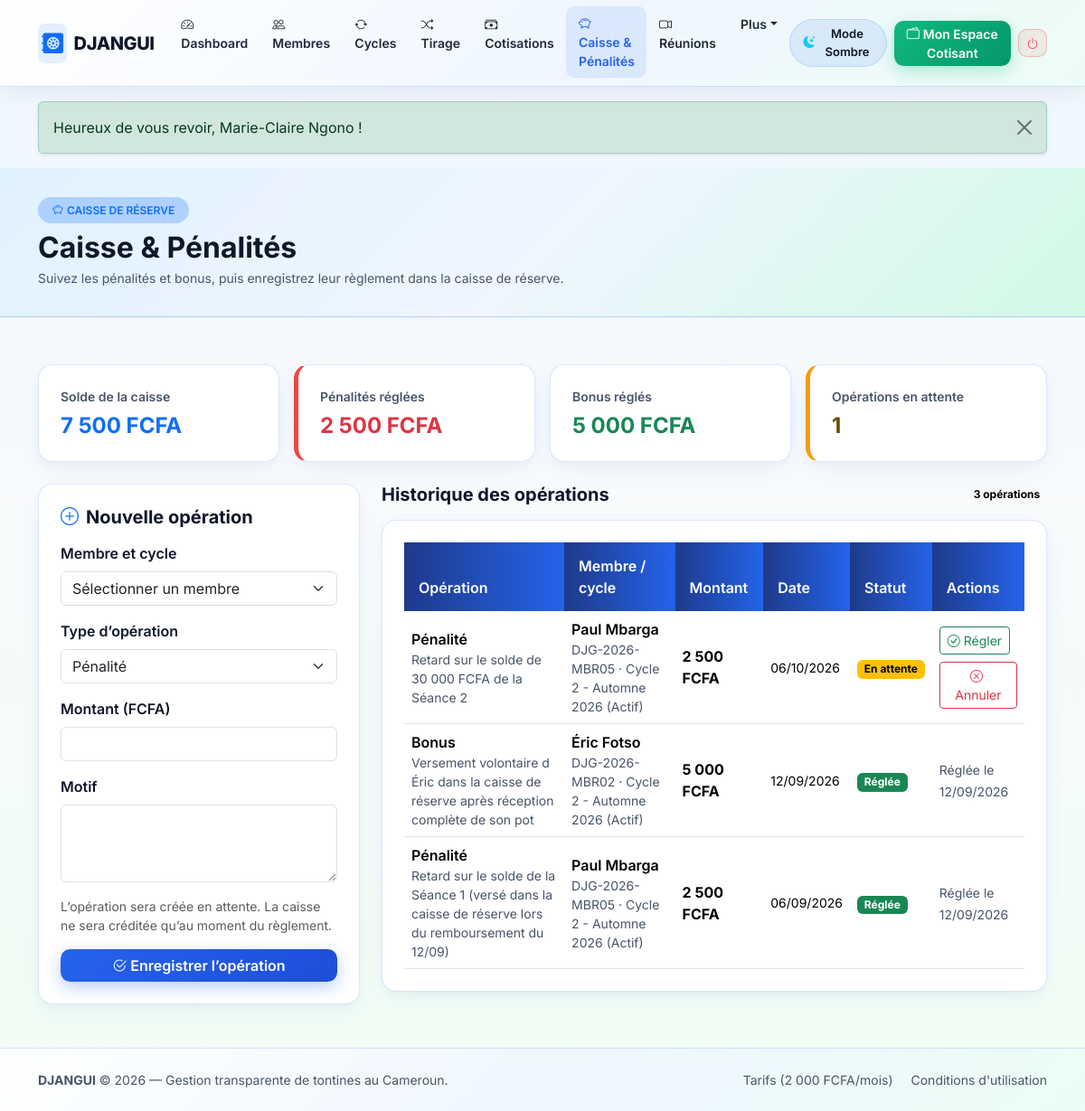
Screenshot of /admin/penalties.php (signed in) with the database file from the repository.
### tables this page shows
CREATE TABLE tontines (
    id INT UNSIGNED AUTO_INCREMENT PRIMARY KEY,
    code_tontine VARCHAR(20) NOT NULL,
    code_invitation VARCHAR(24) NOT NULL,
    nom VARCHAR(120) NOT NULL,
    description TEXT DEFAULT NULL,
    ville VARCHAR(80) NOT NULL DEFAULT 'Douala',
    devise CHAR(4) NOT NULL DEFAULT 'FCFA',
    solde_caisse_reserve DECIMAL(12,2) NOT NULL DEFAULT 0.00 COMMENT 'Caisse geree par l admin (penalites, bonus, reliquats)',
    statut ENUM('active', 'suspendue', 'fermee') NOT NULL DEFAULT 'active',
    date_debut_essai DATETIME NOT NULL,
    date_fin_essai DATETIME NOT NULL,
    statut_abonnement ENUM('essai', 'actif', 'expire') NOT NULL DEFAULT 'essai',
    abonnement_valide_jusqua DATETIME DEFAULT NULL,
    admin_id INT UNSIGNED NOT NULL COMMENT 'UNIQUE : 1 admin/secretaire ne gere qu une seule tontine',
    created_at DATETIME NOT NULL DEFAULT CURRENT_TIMESTAMP,
    updated_at DATETIME NOT NULL DEFAULT CURRENT_TIMESTAMP ON UPDATE CURRENT_TIMESTAMP,

    CONSTRAINT uq_tontines_code UNIQUE (code_tontine),
    CONSTRAINT uq_tontines_invitation UNIQUE (code_invitation),
    CONSTRAINT uq_tontines_admin UNIQUE (admin_id),
    CONSTRAINT chk_tontines_caisse CHECK (solde_caisse_reserve >= 0),
    CONSTRAINT fk_tontines_admin FOREIGN KEY (admin_id) REFERENCES users(id) ON DELETE RESTRICT ON UPDATE CASCADE,
    INDEX idx_tontines_statut (statut, statut_abonnement)
);

CREATE TABLE penalties (
    id INT UNSIGNED AUTO_INCREMENT PRIMARY KEY,
    cycle_member_id INT UNSIGNED NOT NULL,
    contribution_id INT UNSIGNED DEFAULT NULL COMMENT 'Cotisation en retard liee a cette penalite (si applicable)',
    type_operation ENUM('penalite', 'bonus') NOT NULL,
    montant DECIMAL(12,2) NOT NULL,
    motif VARCHAR(255) NOT NULL,
    statut ENUM('en_attente', 'regle', 'annule') NOT NULL DEFAULT 'en_attente',
    date_operation DATETIME NOT NULL DEFAULT CURRENT_TIMESTAMP,
    date_reglement DATETIME DEFAULT NULL,
    auteur_id INT UNSIGNED NOT NULL,

    CONSTRAINT chk_penalties_montant CHECK (montant > 0),
    CONSTRAINT fk_penalties_cycle_member FOREIGN KEY (cycle_member_id) REFERENCES cycle_members(id) ON DELETE CASCADE ON UPDATE CASCADE,
    CONSTRAINT fk_penalties_contrib FOREIGN KEY (contribution_id) REFERENCES contributions(id) ON DELETE SET NULL ON UPDATE CASCADE,
    CONSTRAINT fk_penalties_auteur FOREIGN KEY (auteur_id) REFERENCES users(id) ON DELETE RESTRICT ON UPDATE CASCADE,
    INDEX idx_penalties_membre_statut (cycle_member_id, statut)
);

CREATE TABLE users (
    id INT UNSIGNED AUTO_INCREMENT PRIMARY KEY,
    code_public VARCHAR(24) NOT NULL COMMENT 'Identifiant public pour le QR Code (sans donnees sensibles)',
    username VARCHAR(50) NOT NULL,
    password_hash VARCHAR(255) NOT NULL,
    nom_complet VARCHAR(120) NOT NULL,
    telephone VARCHAR(20) NOT NULL,
    email VARCHAR(150) DEFAULT NULL,
    numero_cni VARCHAR(60) DEFAULT NULL COMMENT 'Donnee sensible visible uniquement par l admin',
    role ENUM('admin', 'member') NOT NULL DEFAULT 'member',
    statut_membre ENUM('actif', 'inactif', 'sorti') NOT NULL DEFAULT 'actif',
    statut_validation ENUM('en_attente', 'accepte') NOT NULL DEFAULT 'accepte',
    canal_paiement ENUM('momo', 'om', 'especes') NOT NULL DEFAULT 'momo',
    telephone_paiement VARCHAR(20) NOT NULL COMMENT 'Numero MoMo/OM qui envoie les cotisations et recoit le pot',
    tentatives_echouees TINYINT UNSIGNED NOT NULL DEFAULT 0,
    blocage_jusqua DATETIME DEFAULT NULL,
    reset_token VARCHAR(100) DEFAULT NULL,
    reset_expire_at DATETIME DEFAULT NULL,
    tontine_id INT UNSIGNED DEFAULT NULL COMMENT '1 seule tontine autorisee par compte',
    created_at DATETIME NOT NULL DEFAULT CURRENT_TIMESTAMP,
    updated_at DATETIME NOT NULL DEFAULT CURRENT_TIMESTAMP ON UPDATE CURRENT_TIMESTAMP,

    CONSTRAINT uq_users_code_public UNIQUE (code_public),
    CONSTRAINT uq_users_username UNIQUE (username),
    CONSTRAINT uq_users_telephone UNIQUE (telephone),
    CONSTRAINT uq_users_email UNIQUE (email),
    INDEX idx_users_tontine_statut (tontine_id, statut_membre)
);

CREATE TABLE cycles (
    id INT UNSIGNED AUTO_INCREMENT PRIMARY KEY,
    tontine_id INT UNSIGNED NOT NULL,
    numero_cycle INT UNSIGNED NOT NULL,
    titre VARCHAR(100) NOT NULL,
    montant_cotisation DECIMAL(12,2) NOT NULL,
    frequence ENUM('hebdo', 'bimensuel', 'mensuel') NOT NULL DEFAULT 'mensuel',
    jour_limite_paiement TINYINT UNSIGNED NOT NULL DEFAULT 5,
    montant_penalite_retard DECIMAL(12,2) NOT NULL DEFAULT 0.00,
    date_debut DATE NOT NULL,
    date_fin DATE DEFAULT NULL,
    statut ENUM('brouillon', 'actif', 'termine', 'annule') NOT NULL DEFAULT 'brouillon',
    date_tirage DATETIME DEFAULT NULL,
    tirage_verrouille TINYINT(1) NOT NULL DEFAULT 0,
    auteur_tirage_id INT UNSIGNED DEFAULT NULL,
    created_at DATETIME NOT NULL DEFAULT CURRENT_TIMESTAMP,

    CONSTRAINT uq_cycles_tontine_numero UNIQUE (tontine_id, numero_cycle),
    CONSTRAINT chk_cycles_montant CHECK (montant_cotisation > 0),
    CONSTRAINT chk_cycles_penalite CHECK (montant_penalite_retard >= 0),
    CONSTRAINT fk_cycles_tontine FOREIGN KEY (tontine_id) REFERENCES tontines(id) ON DELETE CASCADE ON UPDATE CASCADE,
    CONSTRAINT fk_cycles_auteur_tirage FOREIGN KEY (auteur_tirage_id) REFERENCES users(id) ON DELETE SET NULL ON UPDATE CASCADE,
    INDEX idx_cycles_tontine_statut (tontine_id, statut)
);

### admin/penalties.php (the view, shortened to what the rows shown need)
<?php
require_once __DIR__ . '/../includes/db.php';
require_once __DIR__ . '/../includes/functions.php';
$tontine_id = (int)($_SESSION['tontine_id'] ?? 0);
$stmtTontine = $pdo->prepare("
    SELECT solde_caisse_reserve
    FROM tontines
    WHERE id = ?
    LIMIT 1
");
$stmtTontine->execute([$tontine_id]);
$tontine = $stmtTontine->fetch();
$stmtStats = $pdo->prepare("
    SELECT
        COALESCE(SUM(CASE WHEN p.type_operation = 'penalite' AND p.statut = 'regle' THEN p.montant ELSE 0 END), 0) AS penalites_reglees,
        COALESCE(SUM(CASE WHEN p.type_operation = 'bonus' AND p.statut = 'regle' THEN p.montant ELSE 0 END), 0) AS bonus_regles,
        COALESCE(SUM(CASE WHEN p.statut = 'en_attente' THEN 1 ELSE 0 END), 0) AS operations_en_attente
    FROM penalties p
    JOIN cycle_members cm ON cm.id = p.cycle_member_id
    JOIN cycles c ON c.id = cm.cycle_id
    WHERE c.tontine_id = ?
");
$stmtStats->execute([$tontine_id]);
$stats = $stmtStats->fetch();
$stmtOperations = $pdo->prepare("
    SELECT p.id, p.type_operation, p.montant, p.motif, p.statut,
           p.date_operation, p.date_reglement,
           u.nom_complet, u.code_public, c.titre AS titre_cycle,
           c.numero_cycle, cm.rang_beneficiaire
    FROM penalties p
    JOIN cycle_members cm ON cm.id = p.cycle_member_id
    JOIN users u ON u.id = cm.user_id
    JOIN cycles c ON c.id = cm.cycle_id
    WHERE c.tontine_id = ?
    ORDER BY (p.statut = 'en_attente') DESC, p.date_operation DESC, p.id DESC
");
$stmtOperations->execute([$tontine_id]);
$operations = $stmtOperations->fetchAll();
$libelles_type = [
    'penalite' => 'Pénalité',
    'bonus' => 'Bonus',
];
$classes_statut = [
    'en_attente' => 'text-bg-warning',
    'regle' => 'text-bg-success',
    'annule' => 'text-bg-secondary',
];
$libelles_statut = [
    'en_attente' => 'En attente',
    'regle' => 'Réglée',
    'annule' => 'Annulée',
];
require_once __DIR__ . '/../includes/header.php';
?>
<div class="page-header-dark">
    <div class="container">
        <h1 class="fw-bold h2 mb-1">Caisse & Pénalités</h1>
    </div>
</div>
<main class="container pb-5">
    <div class="row g-3 mt-1 mb-4">
        <div class="col-sm-6 col-lg-3">
            <div class="card card-djangui h-100 p-4 border-left-primary">
                <span class="text-muted small fw-semibold">Solde de la caisse</span>
                <h2 class="h4 fw-bold text-primary mt-2 mb-0"><?= format_fcfa($tontine['solde_caisse_reserve'] ?? 0) ?></h2>
            </div>
        </div>
        <div class="col-sm-6 col-lg-3">
            <div class="card card-djangui h-100 p-4 border-left-danger">
                <h2 class="h4 fw-bold text-danger mt-2 mb-0"><?= format_fcfa($stats['penalites_reglees'] ?? 0) ?></h2>
            </div>
        </div>
        <div class="col-sm-6 col-lg-3">
            <div class="card card-djangui h-100 p-4 border-left-success">
                <h2 class="h4 fw-bold text-success mt-2 mb-0"><?= format_fcfa($stats['bonus_regles'] ?? 0) ?></h2>
            </div>
        </div>
        <div class="col-sm-6 col-lg-3">
            <div class="card card-djangui h-100 p-4 border-left-warning">
                <h2 class="h4 fw-bold text-warning-emphasis mt-2 mb-0"><?= (int)($stats['operations_en_attente'] ?? 0) ?></h2>
            </div>
        </div>
    </div>
    <div class="row g-4">
        <section class="col-lg-4" aria-labelledby="nouvelle-operation-title">
            <div class="card card-djangui p-4">
                <h2 id="nouvelle-operation-title" class="h5 fw-bold mb-3">
                    <i class="bi bi-plus-circle text-primary me-2"></i>Nouvelle opération
                </h2>
            </div>
        </section>
        <section class="col-lg-8" aria-labelledby="operations-title">
            <div class="d-flex justify-content-between align-items-center mb-3">
                <h2 id="operations-title" class="h5 fw-bold mb-0">Historique des opérations</h2>
            </div>
            <?php if (empty($operations)): ?>
                <div class="card card-djangui p-4 text-center text-muted">
                    <i class="bi bi-receipt fs-2 mb-2"></i>
                    Aucune pénalité ni aucun bonus enregistré pour cette tontine.
                </div>
            <?php else: ?>
                <div class="card card-djangui p-3 p-md-4">
                    <div class="table-responsive">
                        <table class="table table-djangui align-middle mb-0">
                            <thead>
                                <tr>
                                    <th>Opération</th>
                                    <th>Membre / cycle</th>
                                    <th>Montant</th>
                                    <th>Date</th>
                                    <th>Statut</th>
                                    <th>Actions</th>
                                </tr>
                            </thead>
                            <tbody>
                                <?php foreach ($operations as $operation): ?>
                                    <tr>
                                        <td>
                                            <div class="fw-semibold"><?= e($libelles_type[$operation['type_operation']] ?? $operation['type_operation']) ?></div>
                                            <div class="small text-muted"><?= e($operation['motif']) ?></div>
                                        </td>
                                        <td>
                                            <div class="fw-semibold"><?= e($operation['nom_complet']) ?></div>
                                            <div class="small text-muted">
                                                <?= e($operation['code_public']) ?> · <?= e($operation['titre_cycle']) ?>
                                            </div>
                                        </td>
                                        <td class="fw-bold"><?= format_fcfa($operation['montant']) ?></td>
                                        <td class="small"><?= date('d/m/Y', strtotime($operation['date_operation'])) ?></td>
                                        <td>
                                            <span class="badge <?= e($classes_statut[$operation['statut']] ?? 'text-bg-secondary') ?>">
                                                <?= e($libelles_statut[$operation['statut']] ?? $operation['statut']) ?>
                                            </span>
                                        </td>
                                        <td>
                                            <?php if ($operation['statut'] === 'en_attente'): ?>
                                                <div class="d-flex flex-wrap gap-2">
                                                    <form method="POST" action="penalties.php">
                                                        <button type="submit" class="btn btn-sm btn-outline-success">
                                                            <i class="bi bi-check-circle me-1"></i>Régler
                                                        </button>
                                                    </form>
                                                    <form method="POST" action="penalties.php" onsubmit="return confirm('Annuler cette opération en attente ?');">
                                                        <button type="submit" class="btn btn-sm btn-outline-danger">
                                                            <i class="bi bi-x-circle me-1"></i>Annuler
                                                        </button>
                                                    </form>
                                                </div>
                                            <?php elseif ($operation['statut'] === 'regle' && !empty($operation['date_reglement'])): ?>
                                                <span class="small text-muted">Réglée le <?= date('d/m/Y', strtotime($operation['date_reglement'])) ?></span>
                                            <?php else: ?>
                                                <span class="small text-muted">—</span>
                                            <?php endif; ?>
                                        </td>
                                    </tr>
                                <?php endforeach; ?>
                            </tbody>
                        </table>
                    </div>
                </div>
            <?php endif; ?>
        </section>
    </div>
</main>
<?php require_once __DIR__ . '/../includes/footer.php'; ?>

### rows the page displays
tontines: solde_caisse_reserve "7 500 FCFA"
penalties: type_operation "Pénalité", motif "Retard sur le solde de 30 000 FCFA de la Séance 2", users.nom_complet "Paul Mbarga", users.code_public "DJG-2026-MBR05", cycles.titre "Cycle 2 - Automne 2026 (Actif)", montant "2 500 FCFA", date_operation "06/10/2026", statut "En attente"
penalties: type_operation "Bonus", motif "Versement volontaire d Éric dans la caisse de réserve après réception complète de son pot", users.nom_complet "Éric Fotso", users.code_public "DJG-2026-MBR02", cycles.titre "Cycle 2 - Automne 2026 (Actif)", montant "5 000 FCFA", date_operation "12/09/2026", statut "Réglée", date_reglement "12/09/2026"
penalties: type_operation "Pénalité", motif "Retard sur le solde de la Séance 1 (versé dans la caisse de réserve lors du remboursement du 12/09)", users.nom_complet "Paul Mbarga", users.code_public "DJG-2026-MBR05", cycles.titre "Cycle 2 - Automne 2026 (Actif)", montant "2 500 FCFA", date_operation "06/09/2026", statut "Réglée", date_reglement "12/09/2026"

### other values shown
$_SESSION['flash_texte'] "Heureux de vous revoir, Marie-Claire Ngono !"
format_fcfa($stats['penalites_reglees'] ?? 0) "2 500 FCFA"
format_fcfa($stats['bonus_regles'] ?? 0) "5 000 FCFA"
$stats['operations_en_attente'] "1"
count($operations) "3"
